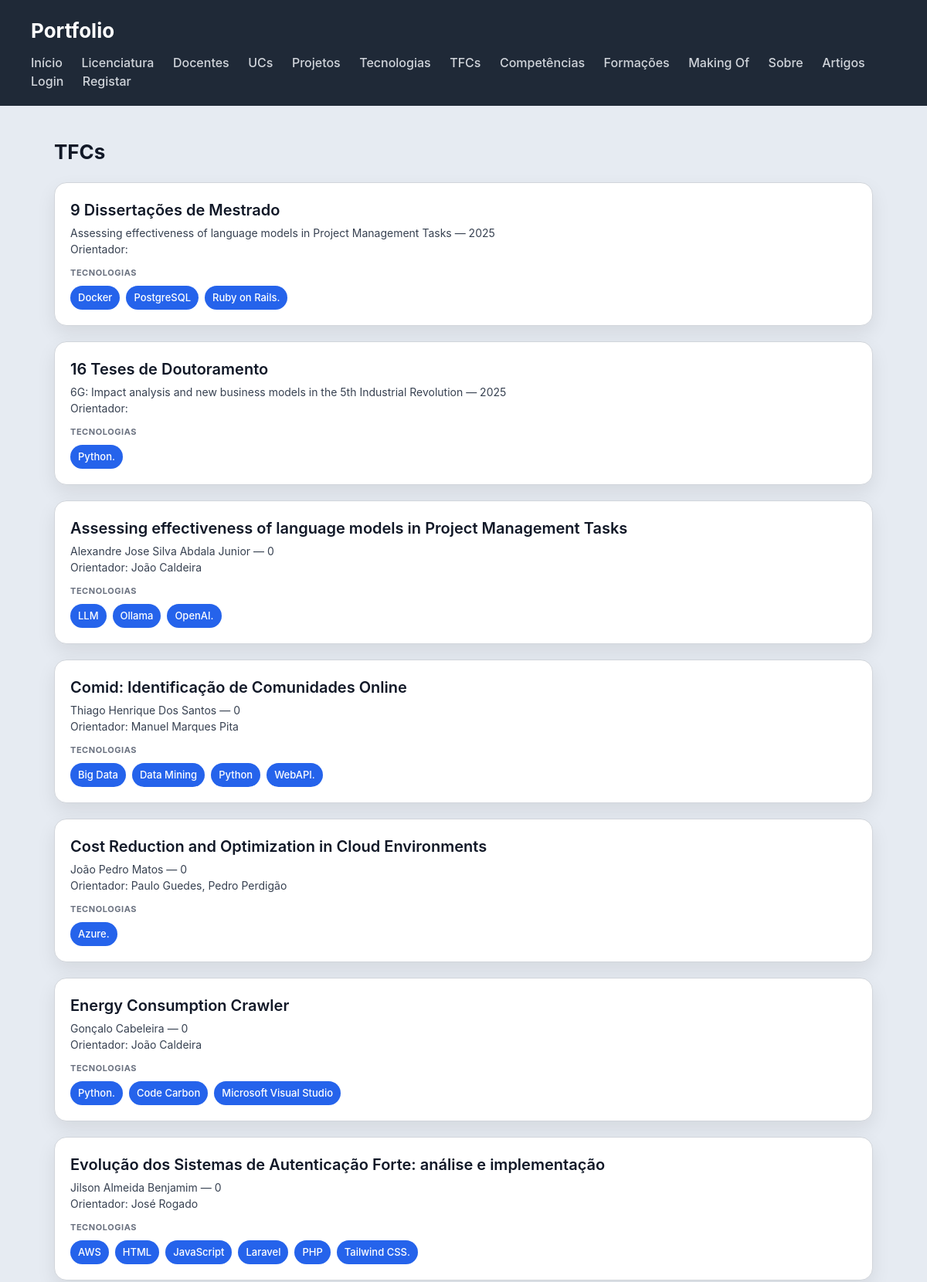
Screenshot of /portfolio/tfcs/ (upper part) with the database file from the repository.
### portfolio/models.py (models this page shows, shortened)
class TFC(models.Model):
    titulo = models.CharField(max_length=200)
    descricao = models.TextField()
    ano = models.IntegerField()
    autor = models.CharField(max_length=200)
    orientador = models.CharField(max_length=200)
    url_repositorio = models.URLField(blank=True)
    url_documento = models.URLField(blank=True)
    destaque = models.BooleanField(default=False)
    tecnologias = models.ManyToManyField(Tecnologia, blank=True, related_name='tfcs')
    class Meta:
        verbose_name = 'TFC'
        verbose_name_plural = 'TFCs'

class Tecnologia(models.Model):
    TIPO_CHOICES = [
        ('frontend', 'Frontend'),
        ('backend', 'Backend'),
        ('base_dados', 'Base de Dados'),
        ('storage', 'Storage'),
        ('outros', 'Outros'),
    ]
    nome = models.CharField(max_length=100)
    tipo = models.CharField(max_length=20, choices=TIPO_CHOICES)
    descricao = models.TextField()
    logo = models.ImageField(upload_to='tecnologias/', blank=True, null=True)
    url_website = models.URLField(blank=True)
    nivel_interesse = models.IntegerField(
        validators=[MinValueValidator(1), MaxValueValidator(5)]
    )
    ano_inicio = models.IntegerField()
    em_uso = models.BooleanField(default=True)
    class Meta:
        verbose_name = 'Tecnologia'
        verbose_name_plural = 'Tecnologias'

### portfolio/views.py (the view)
# urls.py: path('tfcs/', views.tfcs_view, name='tfcs'),
def tfcs_view(request):
    tfcs = TFC.objects.prefetch_related('tecnologias').all()
    return render(request, 'portfolio/tfcs.html', {'tfcs': tfcs})

### portfolio/templates/portfolio/tfcs.html
{% extends "portfolio/base.html" %}
{% block content %}
<h2>TFCs</h2>
<section>
    {% for tfc in tfcs %}
    <article>
        <header>
            <h3>{{ tfc.titulo }}</h3>
            <p>{{ tfc.autor }} &mdash; {{ tfc.ano }}</p>
            <p>Orientador: {{ tfc.orientador }}</p>
        </header>
        <section>
            <h4>Tecnologias</h4>
            <ul>
                {% for tec in tfc.tecnologias.all %}
                    <li>{{ tec.nome }}</li>
                {% empty %}
                    <li>Sem tecnologias associadas</li>
                {% endfor %}
            </ul>
        </section>
    </article>
    {% empty %}
    <p>Sem TFCs registados.</p>
    {% endfor %}
</section>
{% endblock %}

### portfolio/static/portfolio/styles.css (style rules this page uses)
* { box-sizing: border-box; margin: 0; padding: 0; }
body { font-family: "Inter", "Segoe UI", system-ui, -apple-system, sans-serif; background: #e6ebf2; color: #111827; line-height: 1.5; }
h2 { margin-bottom: 20px; font-size: 26px; }
section > article { background: white; padding: 20px; border-radius: 16px; border: 1px solid #d1d5db; box-shadow: 0 10px 25px rgba(0,0,0,0.08); transition: all 0.25s ease; margin-bottom: 20px; }
article > header { margin-bottom: 12px; }
article > header > h3 { font-size: 20px; font-weight: 600; margin-bottom: 4px; }
article > header > p { font-size: 14px; color: #374151; }
article > section { margin-top: 10px; }
article > section > h4 { font-size: 11px; text-transform: uppercase; color: #6b7280; margin-bottom: 8px; letter-spacing: 0.05em; }
article > section > ul { list-style: none; display: flex; flex-wrap: wrap; gap: 8px; }
article > section > ul > li { background: #2563eb; color: white; padding: 6px 10px; border-radius: 999px; font-size: 13px; font-weight: 500; }

### rows the page displays
TFC: titulo "9 Dissertações de Mestrado", autor "Assessing effectiveness of language models in Project Management Tasks", ano "2025"
Tecnologia: nome "Docker"
Tecnologia: nome "PostgreSQL"
Tecnologia: nome "Ruby on Rails."
TFC: titulo "16 Teses de Doutoramento", autor "6G: Impact analysis and new business models in the 5th Industrial Revolution", ano "2025"
Tecnologia: nome "Python."
TFC: titulo "Assessing effectiveness of language models in Project Management Tasks", autor "Alexandre Jose Silva Abdala Junior", ano "0", orientador "João Caldeira"
Tecnologia: nome "LLM"
Tecnologia: nome "Ollama"
Tecnologia: nome "OpenAI."
TFC: titulo "Comid: Identificação de Comunidades Online", autor "Thiago Henrique Dos Santos", ano "0", orientador "Manuel Marques Pita"
Tecnologia: nome "Big Data"
Tecnologia: nome "Data Mining"
Tecnologia: nome "Python"
Tecnologia: nome "WebAPI."
TFC: titulo "Cost Reduction and Optimization in Cloud Environments", autor "João Pedro Matos", ano "0", orientador "Paulo Guedes, Pedro Perdigão"
Tecnologia: nome "Azure."
TFC: titulo "Energy Consumption Crawler", autor "Gonçalo Cabeleira", ano "0", orientador "João Caldeira"
Tecnologia: nome "Code Carbon"
Tecnologia: nome "Microsoft Visual Studio"
TFC: titulo "Evolução dos Sistemas de Autenticação Forte: análise e implementação", autor "Jilson Almeida Benjamim", ano "0", orientador "José Rogado"
Tecnologia: nome "AWS"
Tecnologia: nome "HTML"
Tecnologia: nome "JavaScript"
Tecnologia: nome "Laravel"
Tecnologia: nome "PHP"
Tecnologia: nome "Tailwind CSS."
